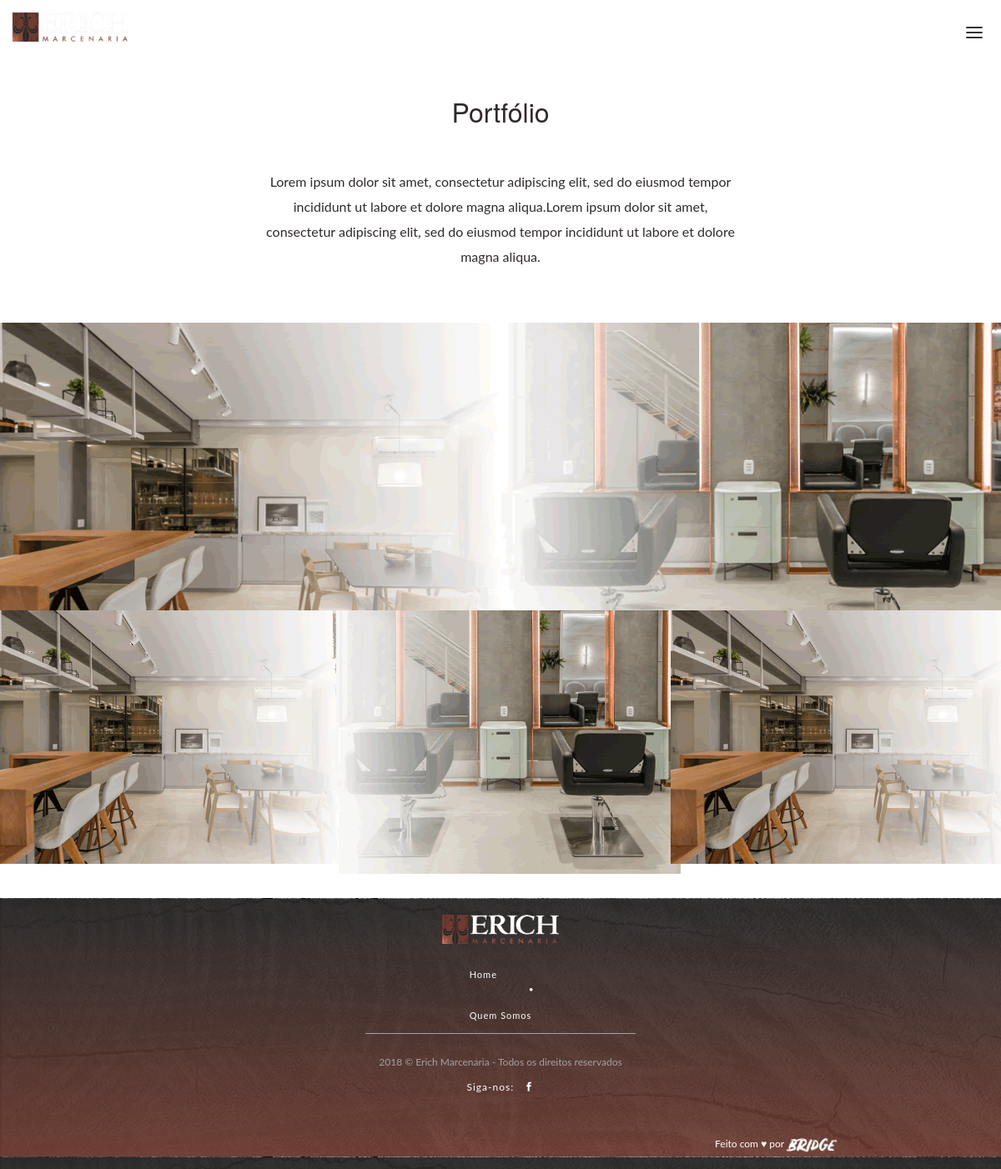
Page /public_html/portfolio/index.php on the committed database.
### tables this page shows
CREATE TABLE IF NOT EXISTS `portfolio` (
  `id` int(11) NOT NULL AUTO_INCREMENT,
  `primeirotitulo` text NOT NULL,
  `texto` text NOT NULL,
  PRIMARY KEY (`id`)
);

### public_html/portfolio/index.php (the view, shortened to what this page needs)
<!DOCTYPE html>
 <html class="no-js">
    <head>
        <link href="../css/flexslider.min.css" rel="stylesheet" type="text/css" media="all"/>
        <link href="../css/line-icons.min.css" rel="stylesheet" type="text/css" media="all"/>
        <link href="../css/elegant-icons.min.css" rel="stylesheet" type="text/css" media="all"/>
        <link href="../css/lightbox.min.css" rel="stylesheet" type="text/css" media="all"/>
        <link href="../css/bootstrap.min.css" rel="stylesheet" type="text/css" media="all"/>
        <link href="../css/theme.min.css" rel="stylesheet" type="text/css" media="all"/>
    </head>
    <body>
		<?php include("../includes/nav.php"); ?>
		 <?php
     $conexao = mysqli_connect("127.0.0.1", "root", "", "erich");
     $dados = mysqli_query($conexao,  "SELECT * FROM portfolio WHERE id = 1");
     while ($portfolio = mysqli_fetch_array($dados)):
   ?>
		<div class="main-container">
			<section class="no-pad-bottom projects-gallery">
				<div class="container">
					<div class="row">
						<div class="col-md-6 col-md-offset-3 col-sm-8 col-sm-offset-2 text-center">
							<br>
							<h1><?= $portfolio['primeirotitulo'] ?></h1>
							<p class="lead">
								<?= $portfolio['texto'] ?>
							</p>
						</div>
					</div>
				</div>
					<div class="projects-container">
						<div class="col-md-6 col-sm-12 no-pad project print image-holder">
							<div class="background-image-holder">
								<img class="background-image" alt="Background Image" src="../img/projetos.png">
							</div>
						</div>
						<div class="col-md-6 col-sm-12 no-pad project print image-holder">
							<div class="background-image-holder">
								<img class="background-image" alt="Background Image" src="../img/projetos2.png">
							</div>
						</div>
						<div class="col-md-4 col-sm-6 no-pad project print image-holder">
							<div class="background-image-holder">
								<img class="background-image" alt="Background Image" src="../img/projetos.png">
							</div>
						</div>
						<div class="col-md-4 col-sm-6 no-pad project branding image-holder">
							<div class="background-image-holder">
								<img class="background-image" alt="Background Image" src="../img/projetos2.png">
							</div>
						</div>
						<div class="col-md-4 col-sm-6 no-pad project print image-holder">
							<div class="background-image-holder">
								<img class="background-image" alt="Background Image" src="../img/projetos.png">
							</div>
						</div>
					</div>
				</div>
		<div class="footer-container">
			<footer class="details">
				<?php include("../includes/footer.php"); ?>
			</footer>
		</div>
				<?php endwhile; ?>
    </body>
</html>

### public_html/includes/footer.php (shortened to what this page needs)
<footer class="details" align="center">
	<div>
          <img alt="logo" class="logo" src="../img/logo.png"><br>
          <nav class="menu havanna">
                <ul>
						<li><a href="../home">Home</a></li>
						<li class="bolinha">•</li>
						<li><a href="../quem-somos">Quem Somos</a></li>
						<li class="bolinha">•</li>
					</ul>
				</nav>
				<hr class="linhasprojeto3" align="center" width="27%">
					<p class="direitos">2018 © Erich Marcenaria - Todos os direitos reservados</p>
					 <ul class="social-icons">
					<li>
							<a href="https://www.instagram.com/bridgeagenciadigital" target="_blank">
								Siga-nos: &nbsp;
							</a><i class="icon social_facebook"></i>
						</li>
					</ul>
                <p class="bridge">Feito com ♥ por <img alt="logo" class="logobridge" src="../img/bridge.png"></p>
	</div>
</footer>

### rows in the picture
portfolio: primeirotitulo "Portfólio", texto "Lorem ipsum dolor sit amet, consectetur adipiscing elit, sed do eiusmod tempor incididunt ut labore et dolore magna aliqua.Lorem ipsum dolor sit amet, consectetur adipiscing elit, sed do eiusmod tempor incididunt ut labore et dolore magna aliqua."
